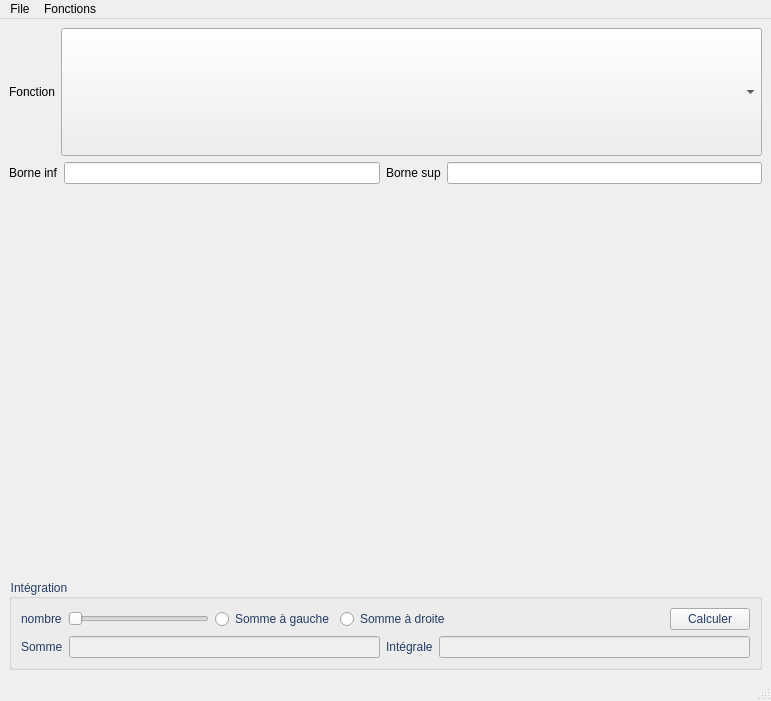
<?xml version="1.0" encoding="UTF-8"?>
<ui version="4.0">
 <class>MainWindow</class>
 <widget class="QMainWindow" name="MainWindow">
  <property name="geometry">
   <rect>
    <x>0</x>
    <y>0</y>
    <width>771</width>
    <height>701</height>
   </rect>
  </property>
  <property name="windowTitle">
   <string>MainWindow</string>
  </property>
  <property name="dockNestingEnabled">
   <bool>true</bool>
  </property>
  <widget class="QWidget" name="centralwidget">
   <layout class="QVBoxLayout" name="verticalLayout_2" stretch="1,0,3,1">
    <item>
     <layout class="QHBoxLayout" name="horizontalLayout" stretch="0,1">
      <property name="sizeConstraint">
       <enum>QLayout::SetFixedSize</enum>
      </property>
      <item>
       <widget class="QLabel" name="fonctionLabel">
        <property name="text">
         <string>Fonction</string>
        </property>
       </widget>
      </item>
      <item>
       <widget class="QComboBox" name="fonctionComboBox">
        <property name="sizePolicy">
         <sizepolicy hsizetype="Preferred" vsizetype="Ignored">
          <horstretch>0</horstretch>
          <verstretch>3</verstretch>
         </sizepolicy>
        </property>
        <property name="minimumSize">
         <size>
          <width>0</width>
          <height>75</height>
         </size>
        </property>
        <property name="baseSize">
         <size>
          <width>0</width>
          <height>1</height>
         </size>
        </property>
        <property name="sizeAdjustPolicy">
         <enum>QComboBox::AdjustToContentsOnFirstShow</enum>
        </property>
       </widget>
      </item>
     </layout>
    </item>
    <item>
     <layout class="QHBoxLayout" name="horizontalLayout_2">
      <property name="sizeConstraint">
       <enum>QLayout::SetFixedSize</enum>
      </property>
      <item>
       <widget class="QLabel" name="label_2">
        <property name="text">
         <string>Borne inf</string>
        </property>
       </widget>
      </item>
      <item>
       <widget class="QLineEdit" name="borneInfLineEdit"/>
      </item>
      <item>
       <widget class="QLabel" name="label_3">
        <property name="text">
         <string>Borne sup</string>
        </property>
       </widget>
      </item>
      <item>
       <widget class="QLineEdit" name="borneSupLineEdit"/>
      </item>
     </layout>
    </item>
    <item>
     <widget class="QWidget" name="plotWidget" native="true"/>
    </item>
    <item>
     <widget class="QGroupBox" name="groupBox">
      <property name="sizePolicy">
       <sizepolicy hsizetype="Preferred" vsizetype="Fixed">
        <horstretch>0</horstretch>
        <verstretch>0</verstretch>
       </sizepolicy>
      </property>
      <property name="palette">
       <palette>
        <active>
         <colorrole role="WindowText">
          <brush brushstyle="SolidPattern">
           <color alpha="255">
            <red>35</red>
            <green>60</green>
            <blue>103</blue>
           </color>
          </brush>
         </colorrole>
         <colorrole role="Dark">
          <brush brushstyle="SolidPattern">
           <color alpha="255">
            <red>35</red>
            <green>60</green>
            <blue>103</blue>
           </color>
          </brush>
         </colorrole>
         <colorrole role="Mid">
          <brush brushstyle="SolidPattern">
           <color alpha="255">
            <red>68</red>
            <green>112</green>
            <blue>173</blue>
           </color>
          </brush>
         </colorrole>
         <colorrole role="Text">
          <brush brushstyle="SolidPattern">
           <color alpha="255">
            <red>35</red>
            <green>60</green>
            <blue>103</blue>
           </color>
          </brush>
         </colorrole>
         <colorrole role="ButtonText">
          <brush brushstyle="SolidPattern">
           <color alpha="255">
            <red>35</red>
            <green>60</green>
            <blue>103</blue>
           </color>
          </brush>
         </colorrole>
        </active>
        <inactive>
         <colorrole role="WindowText">
          <brush brushstyle="SolidPattern">
           <color alpha="255">
            <red>35</red>
            <green>60</green>
            <blue>103</blue>
           </color>
          </brush>
         </colorrole>
         <colorrole role="Dark">
          <brush brushstyle="SolidPattern">
           <color alpha="255">
            <red>35</red>
            <green>60</green>
            <blue>103</blue>
           </color>
          </brush>
         </colorrole>
         <colorrole role="Mid">
          <brush brushstyle="SolidPattern">
           <color alpha="255">
            <red>68</red>
            <green>112</green>
            <blue>173</blue>
           </color>
          </brush>
         </colorrole>
         <colorrole role="Text">
          <brush brushstyle="SolidPattern">
           <color alpha="255">
            <red>35</red>
            <green>60</green>
            <blue>103</blue>
           </color>
          </brush>
         </colorrole>
         <colorrole role="ButtonText">
          <brush brushstyle="SolidPattern">
           <color alpha="255">
            <red>35</red>
            <green>60</green>
            <blue>103</blue>
           </color>
          </brush>
         </colorrole>
        </inactive>
        <disabled>
         <colorrole role="WindowText">
          <brush brushstyle="SolidPattern">
           <color alpha="255">
            <red>35</red>
            <green>60</green>
            <blue>103</blue>
           </color>
          </brush>
         </colorrole>
         <colorrole role="Dark">
          <brush brushstyle="SolidPattern">
           <color alpha="255">
            <red>35</red>
            <green>60</green>
            <blue>103</blue>
           </color>
          </brush>
         </colorrole>
         <colorrole role="Mid">
          <brush brushstyle="SolidPattern">
           <color alpha="255">
            <red>68</red>
            <green>112</green>
            <blue>173</blue>
           </color>
          </brush>
         </colorrole>
         <colorrole role="Text">
          <brush brushstyle="SolidPattern">
           <color alpha="255">
            <red>35</red>
            <green>60</green>
            <blue>103</blue>
           </color>
          </brush>
         </colorrole>
         <colorrole role="ButtonText">
          <brush brushstyle="SolidPattern">
           <color alpha="255">
            <red>35</red>
            <green>60</green>
            <blue>103</blue>
           </color>
          </brush>
         </colorrole>
        </disabled>
       </palette>
      </property>
      <property name="styleSheet">
       <string notr="true">color : #233c67;
</string>
      </property>
      <property name="title">
       <string>Intégration</string>
      </property>
      <layout class="QVBoxLayout" name="verticalLayout">
       <item>
        <layout class="QHBoxLayout" name="horizontalLayout_5" stretch="2,1,0">
         <item>
          <layout class="QHBoxLayout" name="horizontalLayout_3" stretch="0,1,0,0">
           <item>
            <widget class="QLabel" name="label_4">
             <property name="text">
              <string>nombre</string>
             </property>
            </widget>
           </item>
           <item>
            <widget class="QSlider" name="nombreSlider">
             <property name="sizePolicy">
              <sizepolicy hsizetype="Minimum" vsizetype="Fixed">
               <horstretch>0</horstretch>
               <verstretch>0</verstretch>
              </sizepolicy>
             </property>
             <property name="minimumSize">
              <size>
               <width>100</width>
               <height>0</height>
              </size>
             </property>
             <property name="orientation">
              <enum>Qt::Horizontal</enum>
             </property>
            </widget>
           </item>
           <item>
            <widget class="QRadioButton" name="gaucheSumRadioButton">
             <property name="text">
              <string>Somme à gauche</string>
             </property>
            </widget>
           </item>
           <item>
            <widget class="QRadioButton" name="droiteSumRadioButton">
             <property name="text">
              <string>Somme à droite</string>
             </property>
            </widget>
           </item>
          </layout>
         </item>
         <item>
          <spacer name="horizontalSpacer">
           <property name="orientation">
            <enum>Qt::Horizontal</enum>
           </property>
           <property name="sizeHint" stdset="0">
            <size>
             <width>40</width>
             <height>20</height>
            </size>
           </property>
          </spacer>
         </item>
         <item>
          <widget class="QPushButton" name="calculerPushButton">
           <property name="text">
            <string>Calculer</string>
           </property>
          </widget>
         </item>
        </layout>
       </item>
       <item>
        <layout class="QHBoxLayout" name="horizontalLayout_4" stretch="0,1,0,1">
         <item>
          <widget class="QLabel" name="label_5">
           <property name="text">
            <string>Somme</string>
           </property>
          </widget>
         </item>
         <item>
          <widget class="QLineEdit" name="sumLineEdit">
           <property name="enabled">
            <bool>false</bool>
           </property>
          </widget>
         </item>
         <item>
          <widget class="QLabel" name="label_6">
           <property name="text">
            <string>Intégrale</string>
           </property>
          </widget>
         </item>
         <item>
          <widget class="QLineEdit" name="integraleLineEdit">
           <property name="enabled">
            <bool>false</bool>
           </property>
          </widget>
         </item>
        </layout>
       </item>
      </layout>
     </widget>
    </item>
   </layout>
  </widget>
  <widget class="QMenuBar" name="menubar">
   <property name="geometry">
    <rect>
     <x>0</x>
     <y>0</y>
     <width>771</width>
     <height>21</height>
    </rect>
   </property>
   <widget class="QMenu" name="menuFile">
    <property name="title">
     <string>File</string>
    </property>
    <addaction name="exporterAction"/>
    <addaction name="quitterAction"/>
   </widget>
   <widget class="QMenu" name="menuFonctions">
    <property name="title">
     <string>Fonctions</string>
    </property>
    <addaction name="listFonctionsAction"/>
   </widget>
   <addaction name="menuFile"/>
   <addaction name="menuFonctions"/>
  </widget>
  <widget class="QStatusBar" name="statusbar"/>
  <action name="exporterAction">
   <property name="text">
    <string>Exporter</string>
   </property>
  </action>
  <action name="quitterAction">
   <property name="text">
    <string>Quitter</string>
   </property>
  </action>
  <action name="listFonctionsAction">
   <property name="text">
    <string>Liste fonctions</string>
   </property>
  </action>
 </widget>
 <resources/>
 <connections/>
</ui>
